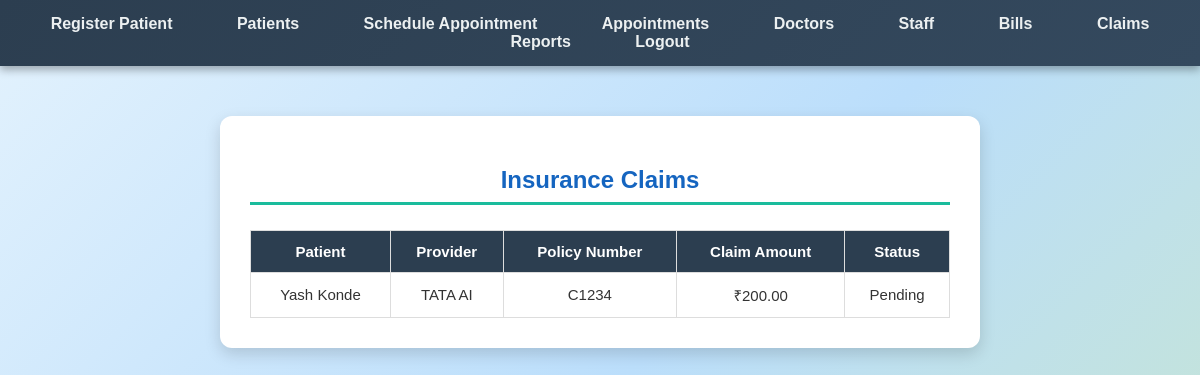
/billing/claims/ (signed in), run on the app's committed database.
### billing/models.py (models this page shows, shortened)
class InsuranceClaim(models.Model):
    patient = models.ForeignKey(Patient, on_delete=models.CASCADE)
    insurance_provider = models.CharField(max_length=100)
    policy_number = models.CharField(max_length=50)
    claim_amount = models.DecimalField(max_digits=10, decimal_places=2)
    status = models.CharField(max_length=20, choices=[
        ('Pending', 'Pending'),
        ('Approved', 'Approved'),
        ('Rejected', 'Rejected'),
    ], default='Pending')

### patients/models.py (models this page shows, shortened)
class Patient(models.Model):
    user = models.OneToOneField(User, on_delete=models.CASCADE, null=True, blank=True)
    name = models.CharField(max_length=100)
    age = models.IntegerField()
    gender = models.CharField(max_length=10)
    contact = models.CharField(max_length=15)
    address = models.TextField()
    medical_history = models.TextField(blank=True)

### billing/views.py (the view)
# urls.py: path('claims/', views.claim_list, name='claim_list'),
@login_required
def claim_list(request):
    claims = InsuranceClaim.objects.all()
    return render(request, 'billing/claim_list.html', {'claims': claims})

### billing/templates/billing/claim_list.html (shortened to what this page needs)
{% extends "base.html" %}
{% block content %}
<h2>Insurance Claims</h2>
<table>
    <thead>
        <tr><th>Patient</th><th>Provider</th><th>Policy Number</th><th>Claim Amount</th><th>Status</th></tr>
    </thead>
    <tbody>
        {% for claim in claims %}
        <tr>
            <td>{{ claim.patient.name }}</td>
            <td>{{ claim.insurance_provider }}</td>
            <td>{{ claim.policy_number }}</td>
            <td>₹{{ claim.claim_amount }}</td>
            <td>{{ claim.status }}</td>
        </tr>
        {% endfor %}
    </tbody>
</table>
{% endblock %}

### static/css/hospital.css (style rules this page uses)
body { font-family: 'Poppins', sans-serif; background: linear-gradient(135deg, #e3f2fd, #bbdefb, #c8e6c9); margin: 0; padding: 0; color: #333; text-align: center; min-height: 100vh; }
h2 { color: #1565c0; border-bottom: 3px solid #1abc9c; padding-bottom: 8px; margin-bottom: 25px; text-align: center; font-weight: 700; }
table { width: 100%; border-collapse: collapse; margin-top: 20px; font-size: 15px; }
table th, table td { border: 1px solid #ddd; padding: 12px 10px; text-align: center; }
table th { background: #2c3e50; color: #fff; font-weight: 600; }

### data on the page
InsuranceClaim: patient.name "Yash Konde", insurance_provider "TATA AI", policy_number "C1234", claim_amount "200.00", status "Pending"
